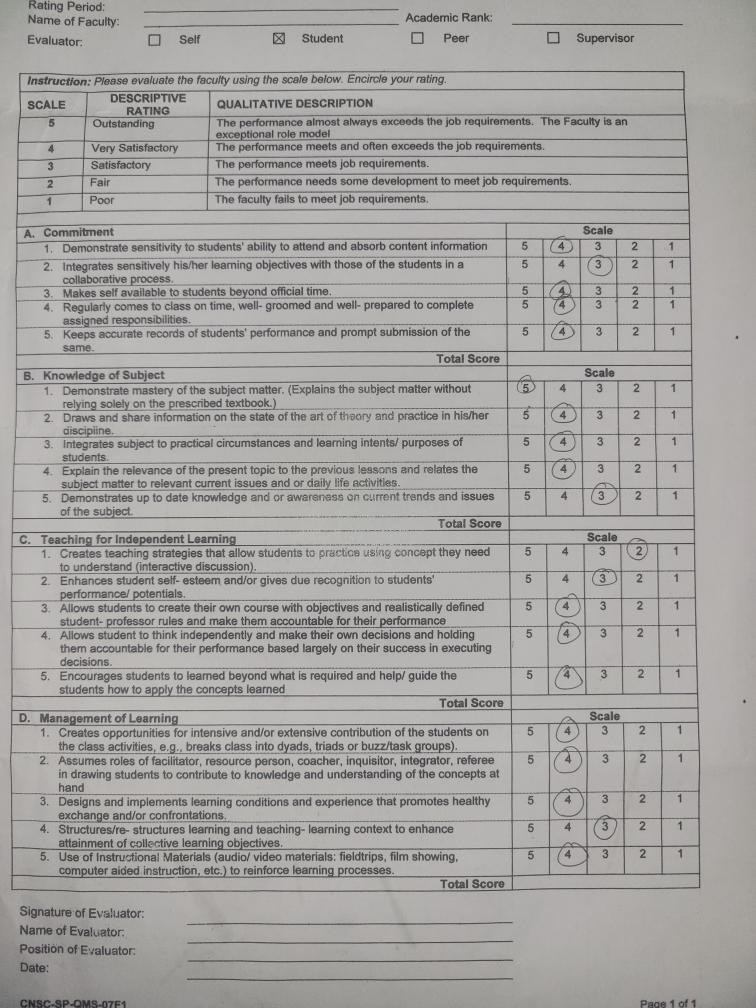
#> input picture scan2.jpg, 3024 x 4032 px (shown at 1/4 size)
$ python codetest.py
#> lines starting #> are read from the running program, lines starting #| are printed output that depends on the picture
import cv2
import numpy as np
import utils

# Load and resize image
img = cv2.imread("scan2.jpg")
#> img is the input picture: shape (4032, 3024, 3); mean B, G, R 161.1, 163.2, 165.1
resized = cv2.resize(img, (800, 1000))
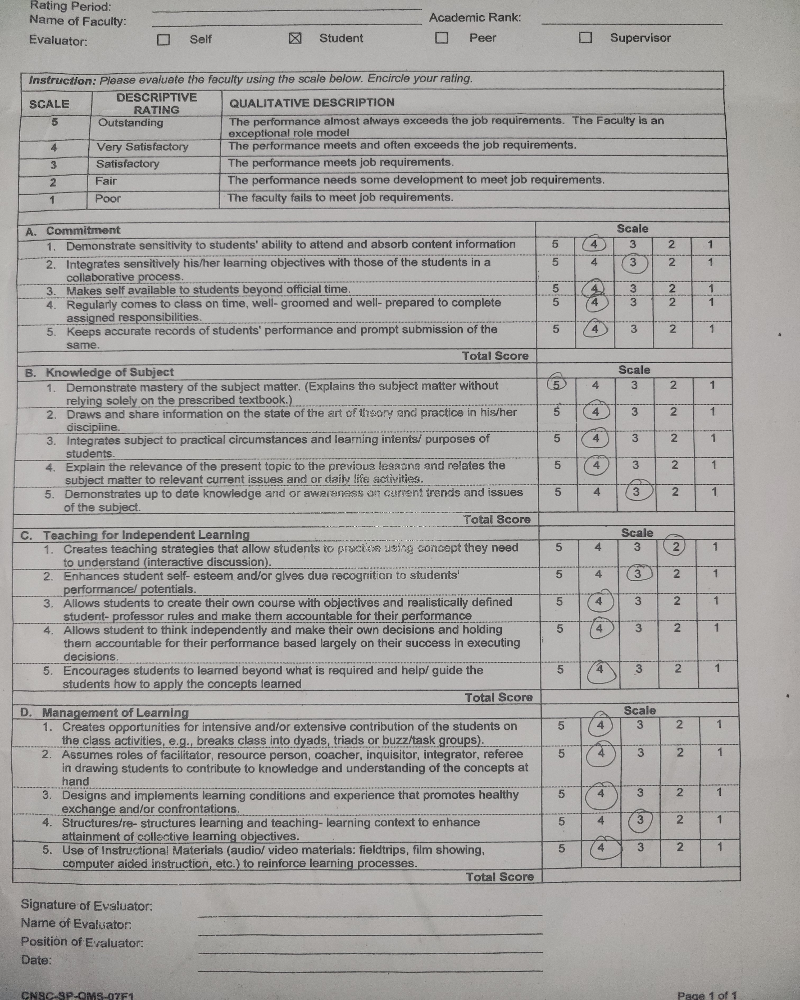
#> resized: shape (1000, 800, 3); mean B, G, R 161, 163.1, 165
cropped = resized[222:881, 535:743]
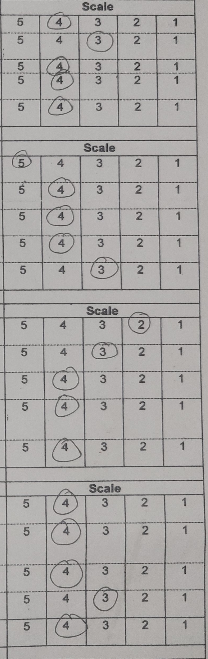
#> cropped: shape (659, 208, 3); mean B, G, R 165.9, 167.5, 170
sections = {
    "Section 1": resized[222:352, 530:750],
    "Section 2": resized[365:513, 535:743],
    "Section 3": resized[525:688, 535:743],
    "Section 4": resized[703:870, 535:743],
}
copy = cropped.copy()


# Preprocessing
def detect_circles(section_img, section_name="Section"):
    gray = cv2.cvtColor(section_img, cv2.COLOR_BGR2GRAY)
    blurred = cv2.GaussianBlur(gray, (3, 3), 1)

    circles = cv2.HoughCircles(
        blurred,
        cv2.HOUGH_GRADIENT,
        dp=1.5,
        param1=50,
        minDist=10,
        param2=30,
        minRadius=5,
        maxRadius=14
    )

    detected = []

    print(f"\n{section_name}:")
    if circles is not None:
        circles = np.uint16(np.around(circles))
        for x, y, r in circles[0, :]:
            cv2.circle(section_img, (x, y), r, (0, 255, 0), 2)
            cv2.circle(section_img, (x, y), 2, (0, 255, 0), 3)
            print(f"Circle - Center: ({x}, {y}), Radius: {r}")
            detected.append((x, y, r))
    else:
        print("No circles detected.")

    return section_img, detected
